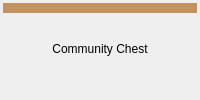
       <widget class="QFrame" name="tile18">
        <property name="tile" stdset="0">
         <bool>true</bool>
        </property>
        <layout class="QVBoxLayout" name="tileLayout18">
         <property name="spacing">
          <number>2</number>
         </property>
         <property name="leftMargin">
          <number>3</number>
         </property>
         <property name="topMargin">
          <number>3</number>
         </property>
         <property name="rightMargin">
          <number>3</number>
         </property>
         <property name="bottomMargin">
          <number>3</number>
         </property>
         <item>
          <widget class="QFrame" name="propertyColor18">
           <property name="minimumSize">
            <size>
             <width>0</width>
             <height>10</height>
            </size>
           </property>
           <property name="maximumSize">
            <size>
             <width>16777215</width>
             <height>10</height>
            </size>
           </property>
           <property name="styleSheet">
            <string>background: #c19360; border: none;</string>
           </property>
          </widget>
         </item>
         <item>
          <widget class="QLabel" name="tileName18">
           <property name="styleSheet">
            <string>font-size: 12px;</string>
           </property>
           <property name="text">
            <string>Community Chest</string>
           </property>
           <property name="alignment">
            <set>Qt::AlignmentFlag::AlignCenter</set>
           </property>
           <property name="wordWrap">
            <bool>true</bool>
           </property>
          </widget>
         </item>
         <item>
          <widget class="QWidget" name="tokenArea18" native="true">
           <property name="minimumSize">
            <size>
             <width>0</width>
             <height>12</height>
            </size>
           </property>
           <property name="maximumSize">
            <size>
             <width>16777215</width>
             <height>12</height>
            </size>
           </property>
          </widget>
         </item>
        </layout>
       </widget>
